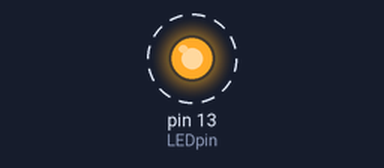
The sketch below on a simulated Arduino Uno, built with avr-gcc and run on an emulated ATmega328P. Shown: output pins drawn as LEDs (lit = HIGH). Dashed ring = blinking.

Above: at 0.5 s.
Timing chart, 0 to 4.6 s (numbered marks = the images above):
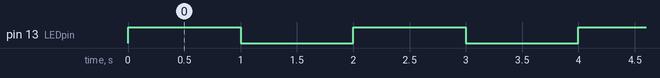

Measured:
- by itself, pin 13 (LEDpin): alternates HIGH for 1.0 s and LOW for 1.0 s

The sketch:

Blink.ino
```cpp
int LEDpin = 13;
int delayT = 1000;
void setup() {

pinMode(LEDpin, OUTPUT);
}
void loop() {

digitalWrite(LEDpin, HIGH);
delay(delayT);
digitalWrite(LEDpin, LOW);
delay(delayT);
}
```
